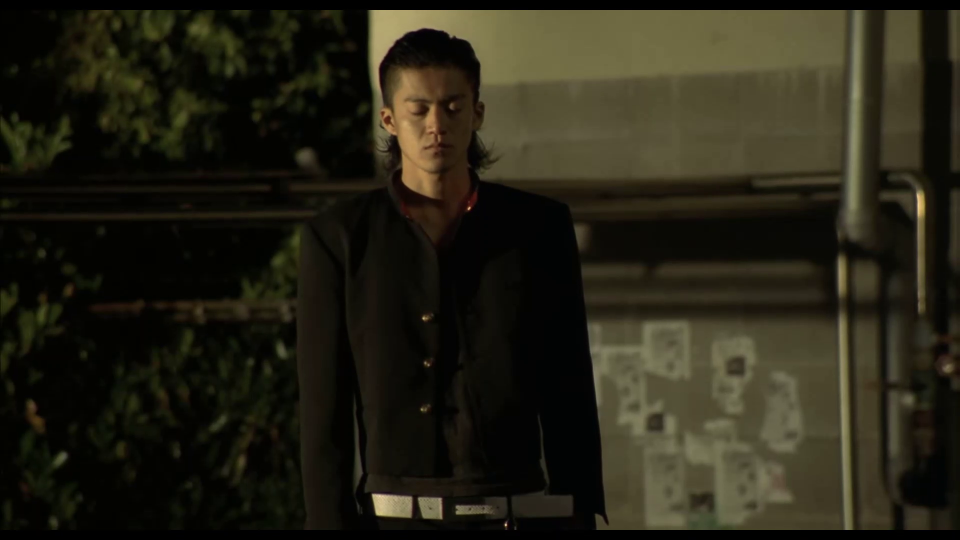
#> input picture frame 21 of RLGA/3.mp4, 1920 x 1080 px, given in place of 2.mp4, which was not available (shown at 1/2 size)
$ python test.py
#> lines starting #> are read from the running program, lines starting #| are printed output that depends on the picture; pictures that were not available may be replaced by others from this repository, and a replacement may not be noted
### RLGA/TargetTracing.py
#基于稀疏光流的目标追踪
#20190430
import cv2
import numpy as np
import forwardTargetExtract as fd

# [54 lines left out: functions getOpticalFlow, targetTrace, not called in this run]

def setParamAndGetResult(params):

	feature_params = dict(maxCorners = 1000,
		qualityLevel = params[0],
		minDistance = params[1],
		blockSize = 7)

	lk_params = dict(winSize = (int(params[2]),int(params[2])),
		maxLevel = int(params[3]),
		criteria = (cv2.TERM_CRITERIA_EPS | cv2.TERM_CRITERIA_COUNT,int(params[4]),params[5]))

	env = cv2.VideoCapture('2.mp4')
	fps = env.get(cv2.CAP_PROP_FPS)
	size = (int(env.get(cv2.CAP_PROP_FRAME_WIDTH)),
	        int(env.get(cv2.CAP_PROP_FRAME_HEIGHT)))
	writer = cv2.VideoWriter('result.mp4', cv2.VideoWriter_fourcc('M', 'J', 'P', 'G'), fps, size)
	success,frame = env.read()
#> frame is the input picture: shape (1080, 1920, 3); mean B, G, R 21.9, 35.2, 37.9
	mask = np.zeros_like(frame)
	firstFrame = True

	while success:
		old_gray = cv2.cvtColor(frame,cv2.COLOR_RGB2GRAY)
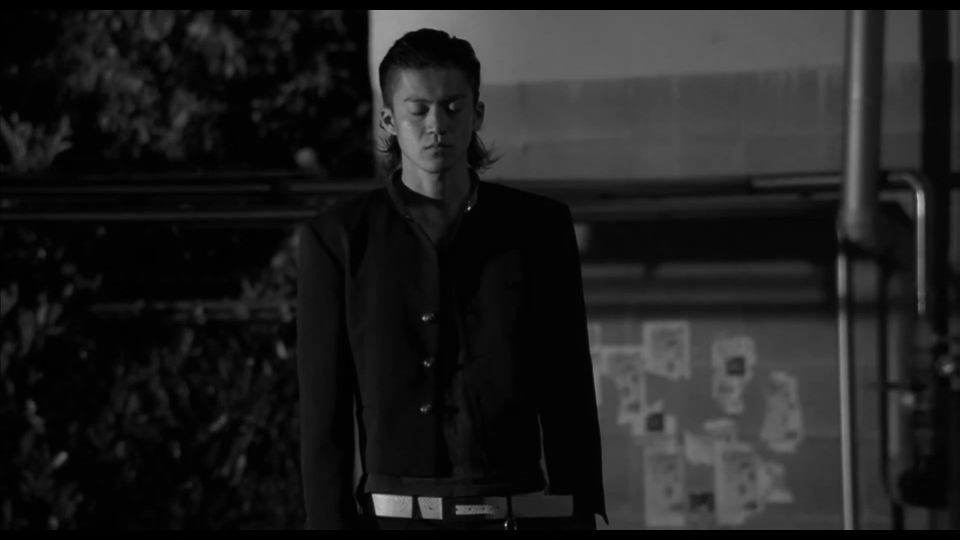
#> old_gray: shape (1080, 1920) (shown at 1/2 size); min 0, max 222, mean 31.6
		old_corner = cv2.goodFeaturesToTrack(old_gray,mask=None,**feature_params)
#> old_corner = 34 rows, first 8: [1011, 1050], [938, 417], [847, 636], [746, 989], [843, 818], [882, 1036], [857, 730], [881, 998]
		success,frame = env.read()
		if success == False:
			break
		new_gray = cv2.cvtColor(frame,cv2.COLOR_RGB2GRAY)
		new_corner,trace_st,err = cv2.calcOpticalFlowPyrLK(old_gray,new_gray,old_corner,None,**lk_params)
#> new_corner has the same summary as old_corner; trace_st = 34 values from 1 to 1; err = 34 values, max 0.166 at index 24, min 0 at index 1, mean 0.0556

		find_new = new_corner[trace_st==1]
#> find_new = 34 pairs, first value 738 to 1689, second value 23 to 1057
		find_old = old_corner[trace_st==1]
#> find_old has the same summary as find_new

		#前景目标粗提取
		find_old,find_new = fd.getStateVector(find_old,find_new)
		#前景目标精提取
		find_old,find_new = fd.calCenterAndDropMore(find_old,find_new)

		'''if firstFrame:
									last_optical = getOpticalFlow(find_old,find_new)
									firstFrame = False
								else:
									new_optical = getOpticalFlow(find_old,find_new)
									find_new,find_old = fd.intersectOpticalFlow(new_optical,last_optical,find_new,find_old)
									last_optical = getOpticalFlow(find_old,find_new)'''

		for i,(new,old) in enumerate(zip(find_new,find_old)):
			x1,y1 = old.ravel()
			x2,y2 = new.ravel()
			mask = cv2.line(mask,(x2,y2),(x1,y1),[0,0,255],1)
			frame = cv2.circle(frame,(x2,y2),5,[0,255,0],-1)


		img = cv2.add(frame,mask)
		cv2.imshow('frame',img)
		cv2.waitKey(30)
		#cv2.waitKey(1000/int(fps))
		writer.write(img)

	cv2.destroyAllWindows()
	env.release()

### RLGA/forwardTargetExtract.py
#创建状态向量，利用状态向量进行前景目标的粗提取
import numpy as np
import cv2

def getStateVector(find_old,find_new):
	#存储状态向量
	diagram = {}
	for i,(new,old) in enumerate(zip(find_new,find_old)):
		x1,y1 = old.ravel()
		x2,y2 = new.ravel()
		#对每个点计算L^2和tan
		L = (x2-x1)*(x2-x1) + (y2-y1)*(y2-y1)
		tan = (y2-y1)/(x2-x1)
		state = (L,tan)
		#让每个键值对应的值都是列表
		if diagram.__contains__(state):
			diagram[state].append(i)
		else:
			diagram[state]=[i]
#> this loop made 34 passes
#> (x1, y1, x2, y2) on passes 1 to 12: (1011, 1050, 1011, 1050), (938, 417, 938, 417), (847, 636, 847, 636), (746, 989, 746, 989), (843, 818, 843, 818), (882, 1036, 882, 1036), (857, 730, 857, 730), (881, 998, 881, 998), (838, 996, 838, 996), (914, 1026, 914, 1026), (913, 1013, 913, 1013), (850, 725, 850, 725)
#> after the loop, diagram = 34 items
	#找到包含最多的点的状态向量
	max_num = 0
	for i in diagram:
		num = len(diagram[i])
		if num > max_num:
			waitForDrop = diagram[i]
#> this loop made 34 passes
#> waitForDrop on passes 1 to 12: [0], [1], [2], [3], [4], [5], [6], [7], [8], [9], [10], [11]
	#将是该状态向量的特征点都删除
	find_old = np.delete(find_old,waitForDrop,0)
#> find_old = 33 pairs, first value 738 to 1689, second value 23 to 1057
	find_new = np.delete(find_new,waitForDrop,0)
#> find_new has the same summary as find_old
#> in setParamAndGetResult, `find_old,find_new = fd.getStateVector(find_old,find_new)`: find_new has the same summary as find_old in getStateVector

	return find_old,find_new

#前景目标的精提取
def calCenterAndDropMore(find_old,find_new):
	#计算新特征点中的中心点位置
	xcenter = find_new[:,0].sum()/find_new.shape[0]
#> xcenter = 902.5
	ycenter = find_new[:,1].sum()/find_new.shape[0]
#> ycenter = 706.4
	#设定一个阀值T，每个特征点到中心点的距离，如果大于T，则舍弃
	while(1):
		waitForDrop = []
		#[100,120]效果比较好
		T = 130
		for i,point in enumerate(find_new):
			xpoint,ypoint = point.ravel()
			distance = pow(xpoint-xcenter,2) + pow(ypoint-ycenter,2)
			if distance > pow(T,2):
				waitForDrop.append(i)
		#没有需要淘汰的特征点时，循环结束
		if len(waitForDrop) == 0:
			break
		#去除不符合条件的特征点
		find_old = np.delete(find_old,waitForDrop,0)
		find_new = np.delete(find_new,waitForDrop,0)
#> after the loop, find_new = [[847, 636], [843, 818], [857, 730], [850, 725], [851, 636]]; find_old has the same summary as find_new
	return find_old,find_new

#效果并不好！也许并不是特征点的交集，而是光流的交集
#numpy 判断 二维矩阵是否含有某个元素

# [28 lines left out: functions judgeIfContained, intersectFeaturePoints, intersectOpticalFlow, not called in this run]

### RLGA/test.py
import TargetTracing as TT
list = [0.09383465113540358,0,66,41,0,0.8715709539235477]
TT.setParamAndGetResult(list)
#> in setParamAndGetResult, `find_old,find_new = fd.calCenterAndDropMore(find_old,find_new)`: find_old has the same summary as find_new in calCenterAndDropMore
#> the loop in setParamAndGetResult, `for i,(new,old) in enumerate(zip(find_new,find_old)):` made 5 passes
#> after the loop in setParamAndGetResult, `for i,(new,old) in enumerate(zip(find_new,find_old)):`: frame: shape (1080, 1920, 3); mean B, G, R 21.9, 35.3, 37.9
#> after the loop in setParamAndGetResult, `for i,(new,old) in enumerate(zip(find_new,find_old)):`: mask: shape (1080, 1920, 3); mean of channels 0, 1, 2 0, 0, 0

$ run again, starting later in the video
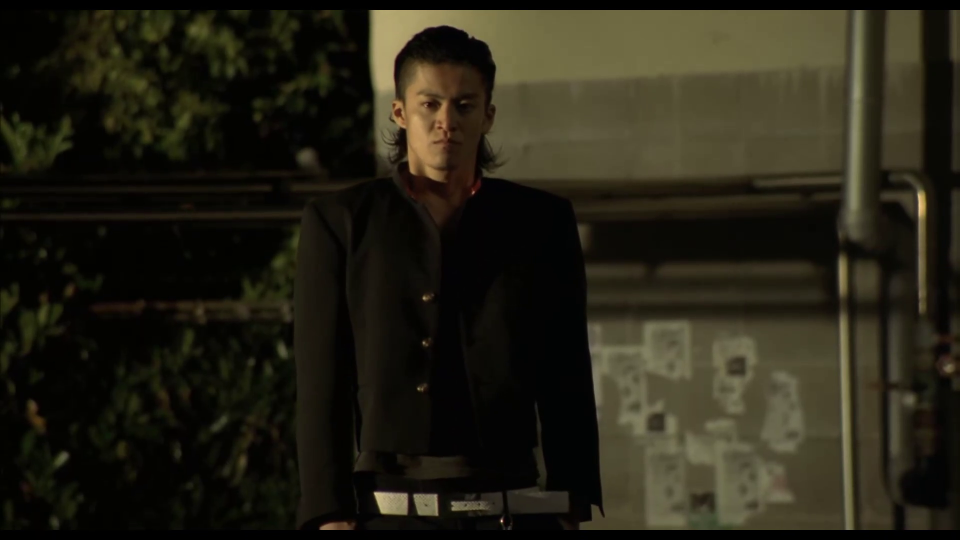
#> input picture frame 96 of RLGA/3.mp4, 1920 x 1080 px, given in place of 2.mp4, which was not available (shown at 1/2 size)
#> in setParamAndGetResult, frame is the input picture: shape (1080, 1920, 3); mean B, G, R 22, 34.8, 37.8
#> in setParamAndGetResult, `old_gray = cv2.cvtColor(frame,cv2.COLOR_RGB2GRAY)`:
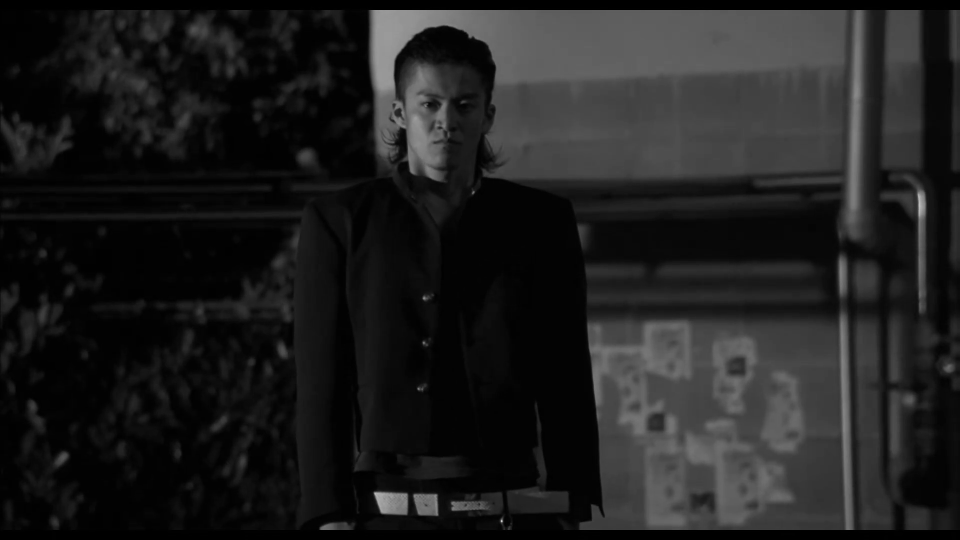
#> old_gray: shape (1080, 1920) (shown at 1/2 size); min 0, max 235, mean 31.3
#> old_corner = 36 rows, first 8: [1003, 1042], [750, 986], [1003, 1038], [837, 777], [874, 1029], [848, 596], [847, 685], [872, 990]
#> new_corner has the same summary as old_corner; trace_st = 36 values from 1 to 1; err = 36 values, max 0.182 at index 33, min 0 at index 0, mean 0.0236
#> in setParamAndGetResult, `find_new = new_corner[trace_st==1]`: find_new = 36 pairs, first value 640 to 1184, second value 23 to 1057
#> in setParamAndGetResult, `find_old = old_corner[trace_st==1]`: find_old has the same summary as find_new
#> the loop in getStateVector, `for i,(new,old) in enumerate(zip(find_new,find_old)):` made 36 passes
#> (x1, y1, x2, y2) on passes 1 to 8: (1003, 1042, 1003, 1042), (750, 986, 750, 986), (1003, 1038, 1003, 1038), (837, 777, 837, 777), (874, 1029, 874, 1029), (848, 596, 848, 596), (847, 685, 847, 685), (872, 990, 872, 990)
#> after the loop in getStateVector, `for i,(new,old) in enumerate(zip(find_new,find_old)):`: diagram = 36 items
#> the loop in getStateVector, `for i in diagram:` made 36 passes
#> waitForDrop on passes 1 to 8: [0], [1], [2], [3], [4], [5], [6], [7]
#> in getStateVector, `find_old = np.delete(find_old,waitForDrop,0)`: find_old = 35 pairs, first value 640 to 1184, second value 23 to 1057
#> in getStateVector, `find_new = np.delete(find_new,waitForDrop,0)`: find_new has the same summary as find_old
#> in setParamAndGetResult, `find_old,find_new = fd.getStateVector(find_old,find_new)`: find_new has the same summary as find_old in getStateVector
#> xcenter = 862.9
#> ycenter = 672.7
#> after the loop in calCenterAndDropMore, `while(1):`: find_new = [[837, 777], [848, 596], [847, 685], [852, 596], [843, 779]]; find_old has the same summary as find_new
#> in setParamAndGetResult, `find_old,find_new = fd.calCenterAndDropMore(find_old,find_new)`: find_old has the same summary as find_new in calCenterAndDropMore
#> the loop in setParamAndGetResult, `for i,(new,old) in enumerate(zip(find_new,find_old)):` made 5 passes
#> (x1, y1, x2, y2) on passes 1 to 5: (837, 777, 837, 777), (848, 596, 848, 596), (847, 685, 847, 685), (852, 596, 852, 596), (843, 779, 843, 779)
